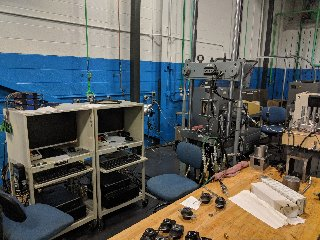
#> input picture ctd2.jpg, 320 x 240 px
$ python orb_matching.py
#> lines starting #> are read from the running program, lines starting #| are printed output that depends on the picture
import numpy as np
import cv2
from matplotlib import pyplot as plt
import time

def orb_matching(img1, img2):
  FLANN_INDEX_LSH = 6

  # Initiate SIFT detector
  orb = cv2.ORB_create(edgeThreshold=15, patchSize=31, nlevels=8, fastThreshold=20, scaleFactor=2, WTA_K=2,scoreType=cv2.ORB_HARRIS_SCORE, firstLevel=0, nfeatures=50)

  # find the keypoints and descriptors with SIFT
  kp1, des1 = orb.detectAndCompute(img1,None)
  kp2, des2 = orb.detectAndCompute(img2,None)

  FLANN_INDEX_KDTREE = 1
  a = time.time()
  # index_params = dict(algorithm = FLANN_INDEX_KDTREE, trees = 5)
  index_params= dict(algorithm = FLANN_INDEX_LSH,
                     table_number = 6, # 12
                     key_size = 12,     # 20
                     multi_probe_level = 4) #2
  search_params = dict(checks = 50)

  flann = cv2.FlannBasedMatcher(index_params, search_params)

  matches = flann.knnMatch(des1,des2,k=2)

  # Need to draw only good matches, so create a mask
  matchesMask = []
  good = []
  # ratio test as per Lowe's paper
  new_matches = []
  for i in range(len(matches)):
    if len(matches[i]) == 2:
      matchesMask.append([0,0])
      new_matches.append(matches[i])
  for i,m in enumerate(new_matches):
      if m[0].distance < 0.7 *m[1].distance:
          matchesMask[i]=[1,0]
          good.append(m[0])

  src_pts = np.float32([kp1[m.queryIdx].pt for m in good]).reshape(-1, 2)
  dst_pts = np.float32([kp2[m.trainIdx].pt for m in good]).reshape(-1, 2)

  # [9 lines of commented-out code are left out]

  return src_pts, dst_pts

def orb_matching_experiments(img1, nfeatures):
  orb = cv2.ORB_create(edgeThreshold=15, patchSize=31, nlevels=8, fastThreshold=20, scaleFactor=2, WTA_K=2,scoreType=cv2.ORB_HARRIS_SCORE, firstLevel=0, nfeatures=nfeatures)

  kp1, des1 = orb.detectAndCompute(img1,None)
  img=cv2.drawKeypoints(img1,kp1,None)
  plt.figure()
  plt.title('orb nfeatures =' + str(nfeatures))
  plt.imshow(img)
  plt.savefig('./orb testing/orb nfeatures =' + str(nfeatures) +'.png')

if __name__ == '__main__':
  img1 = cv2.imread('ctd2.jpg', 0)
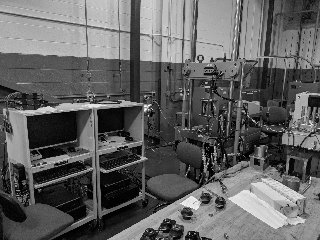
#> img1: shape (240, 320); min 0, max 255, mean 97.7
  img2 = cv2.imread('ctd1.jpg', 0)
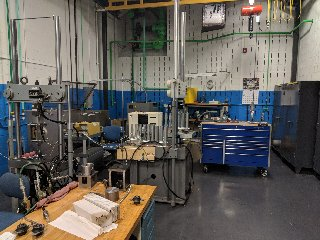
#> input picture ctd1.jpg, 320 x 240 px
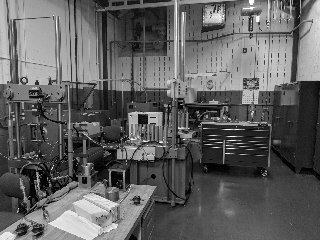
#> img2: shape (240, 320); min 0, max 255, mean 96.3
  src1, dst = orb_matching(img1, img2)
#> in orb_matching, `kp1, des1 = orb.detectAndCompute(img1,None)`: kp1 = 44 keypoints; strongest (x, y, size): (200, 58, 31), (202, 57, 31), (145, 106, 31), (145, 109, 31)
#> in orb_matching, `kp2, des2 = orb.detectAndCompute(img2,None)`: kp2 = 44 keypoints; strongest (x, y, size): (138, 115, 31), (138, 118, 62), (161, 142, 31), (37, 82, 31)
#> in orb_matching, `matches = flann.knnMatch(des1,des2,k=2)`: matches = 44 matches
#> the loop in orb_matching, `for i in range(len(matches)):` made 44 passes
#> after the loop in orb_matching, `for i in range(len(matches)):`: matchesMask = 44 pairs, first value 0 to 0, second value 0 to 0; new_matches = 44 matches
#> the loop in orb_matching, `for i,m in enumerate(new_matches):` made 44 passes
#> after the loop in orb_matching, `for i,m in enumerate(new_matches):`: good = 1 matches; matchesMask = 44 pairs, first value 0 to 1, second value 0 to 0
#> in orb_matching, `src_pts = np.float32([kp1[m.queryIdx].pt for m in good]).reshape(-1, 2)`: src_pts = [[212, 58]]
#> in orb_matching, `dst_pts = np.float32([kp2[m.trainIdx].pt for m in good]).reshape(-1, 2)`: dst_pts = [[37, 82]]
#> src1 = [[212, 58]]; dst = [[37, 82]]
  print(src1)
#| [[212.  58.]]
